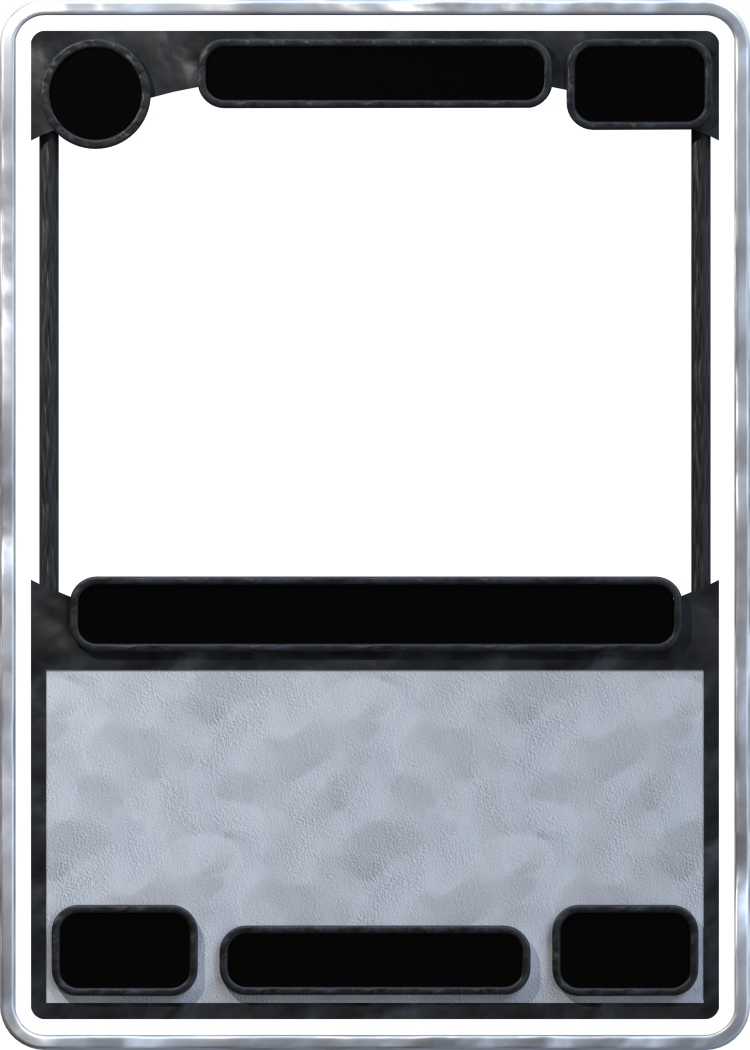
#> input picture tcg-templates/tcg_card_templates_0/black/black.png, 1500 x 2100 px, given as the content of the folder /home/dave/Documents/Blender/renders/CardTemplate/renders, which was not available (shown at 1/2 size)
$ python cropper.py
#> lines starting #> are read from the running program, lines starting #| are printed output that depends on the picture
from PIL import Image
import os
import sys

INPUT_DIR = "/home/dave/Documents/Blender/renders/CardTemplate/renders"
OUTPUT_BASE = "/home/dave/Documents/Blender/renders/CardTemplate/renders/cropped"

# Zone name -> (left, top, width, height)
ZONES = {
    "cost":          (78,   75,   235, 225),
    "title":         (394,  75,   730, 147),
    "top_right":     (1130, 75,   312, 199),
    "name_bar":      (138,  1151, 1248, 170),
    "bottom_left":   (96,   1803, 316, 212),
    "bottom_center": (432,  1845, 652, 170),
    "bottom_right":  (1100, 1807, 321, 208),
}

def crop_image(path):
    img = Image.open(path)
#> img is the input picture: PIL image 1500x2100 RGBA; mean R, G, B, A 54.4, 56.5, 60.1, 139.8
    stem = os.path.splitext(os.path.basename(path))[0]
    out_dir = os.path.join(OUTPUT_BASE, stem)
    os.makedirs(out_dir, exist_ok=True)

    for name, (l, t, w, h) in ZONES.items():
        crop = img.crop((l, t, l + w, t + h))
        crop.save(os.path.join(out_dir, f"{name}.png"))
        print(f"{stem}/{name}.png")
#> this loop made 7 passes
#> pass 1, in crop_image, `crop = img.crop((l, t, l + w, t + h))`:
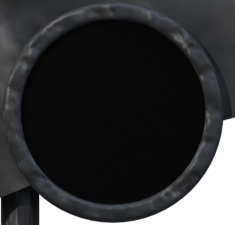
#> crop: PIL image 235x225 RGBA; mean R, G, B, A 25, 25.5, 26.8, 231.1; transparent parts drawn white
#> pass 2, in crop_image, `crop = img.crop((l, t, l + w, t + h))`:
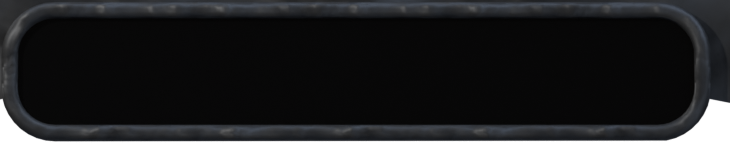
#> crop: PIL image 730x147 RGBA; mean R, G, B, A 17.9, 18.4, 19.7, 239.6; transparent parts drawn white
#> pass 3, in crop_image, `crop = img.crop((l, t, l + w, t + h))`:
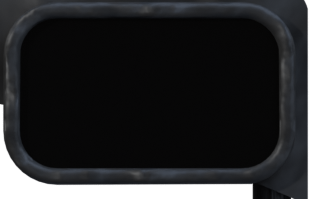
#> crop: PIL image 312x199 RGBA; mean R, G, B, A 17.2, 17.7, 19.1, 232.5; transparent parts drawn white
#> after the loop:
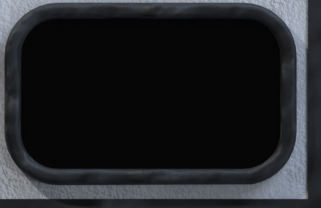
#> crop: PIL image 321x208 RGBA; mean R, G, B, A 33, 34.5, 37.4, 255

paths = [os.path.join(INPUT_DIR, f) for f in os.listdir(INPUT_DIR) if f.endswith('.png')]
for p in paths:
    crop_image(p)

print("Done.")

$ run again, on tcg-templates/tcg_card_templates_0/black/black_base.png
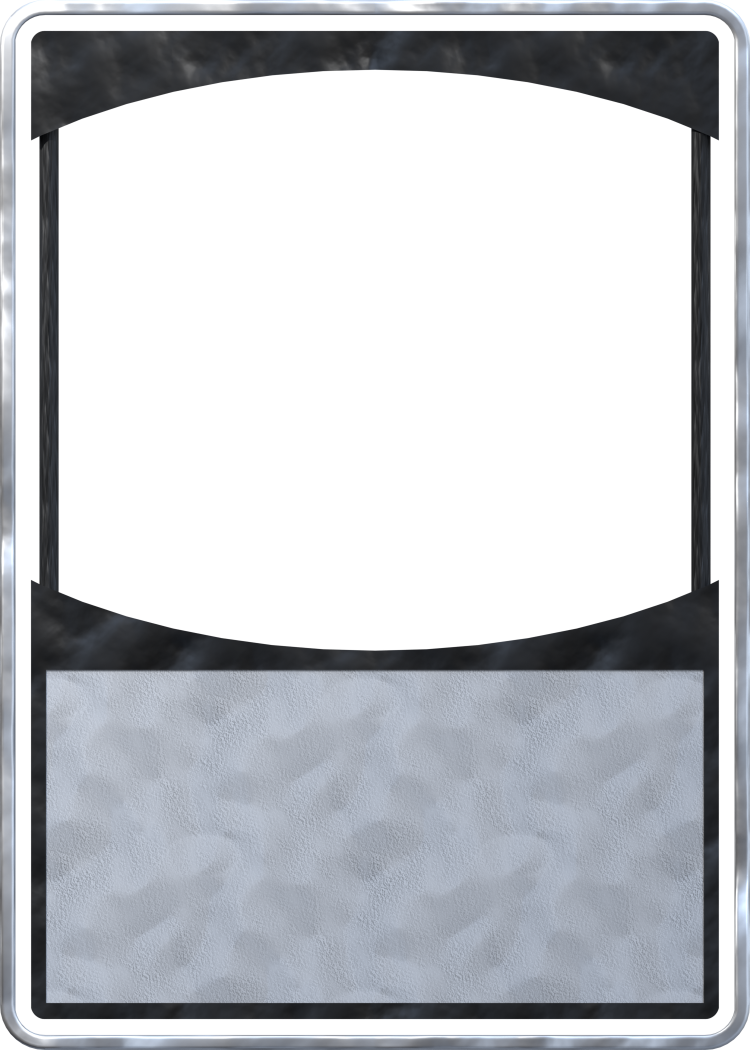
#> input picture tcg-templates/tcg_card_templates_0/black/black_base.png, 1500 x 2100 px, given as the content of the folder /home/dave/Documents/Blender/renders/CardTemplate/renders, which was not available (shown at 1/2 size)
#> in crop_image, img is the input picture: PIL image 1500x2100 RGBA; mean R, G, B, A 64.5, 67.2, 71.5, 123.3
#> the loop in crop_image, `for name, (l, t, w, h) in ZONES.items():` made 7 passes
#> pass 1, in crop_image, `crop = img.crop((l, t, l + w, t + h))`:
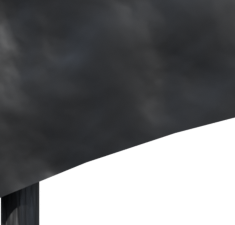
#> crop: PIL image 235x225 RGBA; mean R, G, B, A 37, 38, 39.7, 180.9; transparent parts drawn white
#> after the loop in crop_image, `for name, (l, t, w, h) in ZONES.items():`:
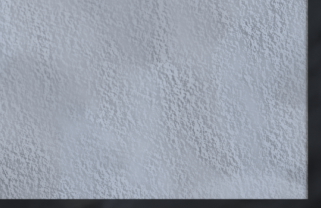
#> crop: PIL image 321x208 RGBA; mean R, G, B, A 149.8, 157, 168.9, 255
